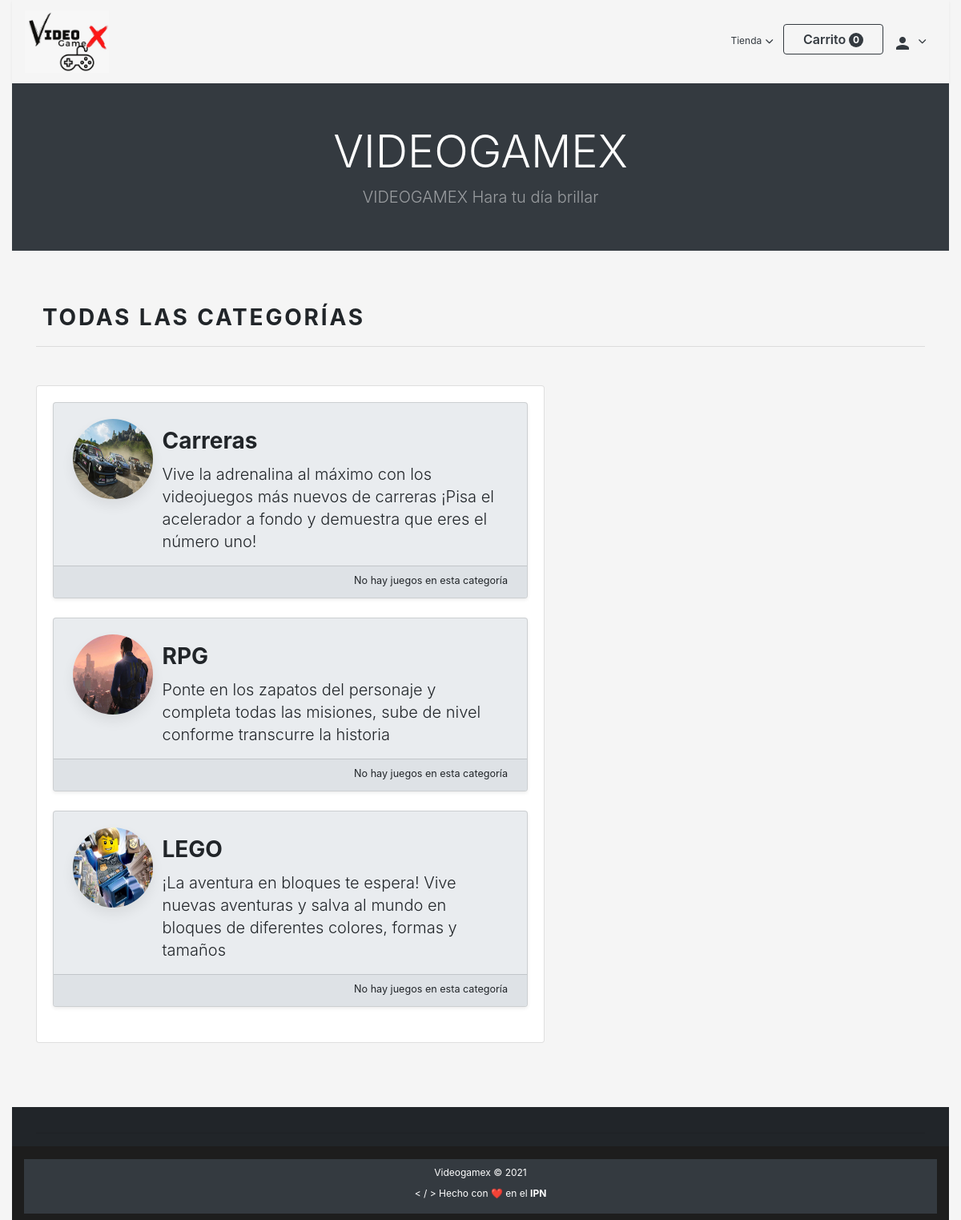
Screenshot of /categorias with the database file from the repository.
### vgmxApp/models.py (models this page shows, shortened)
class Category(m.Model):
    name = m.CharField(max_length=100)
    description = m.CharField(max_length=300)
    slug = m.SlugField(unique=True)
    image = m.ImageField(upload_to='categories/', default='categories/no-category.png')
    def __str__(self):
        return self.name

### vgmxApp/views.py (the view)
# urls.py: path('categorias', views.categorias, name='categorias'),
def categorias(request):
    template = os.path.join(TFP_SITE, 'categorias.html')
    todas_las_categorias = Category.objects.all()
    diccionario = {}
    for categoria in todas_las_categorias:
        cuantas = Game.objects.filter(category=categoria, status=1).count()
        diccionario[categoria] = cuantas
    context = { 'categories': diccionario }
    return render (request, template, context)

### vgmxApp/templates/vgmxApp/site/categorias.html (shortened to what this page needs)
{% extends 'vgmxApp/site/base.html' %}
{% load static %}
{% load i18n %}
{% block categorias %}
<div class="container mt-5 py-3">
    <h3 class="text-center text-lg-left font-weight-bold text-uppercase ml-0 ml-lg-2">Todas las categorías</h3>
    <hr class="my-3 py-2">
    <div class="row mt-2 mb-5 py-3">
        <div class="col-12 col-lg-7">
            <div class="card text-align-center ">
                <div class="card-body d-inline-block ">
                    {% for category, games_number in categories.items %}
                    <div class="card border-1 categories-item shadow-sm border-secondary-light bg-gray-200 mb-4">
                        <div class="card-body py-2">
                            <div class="row text-center text-lg-left mt-1 px-1">
                                <div class="col-lg-2 py-1 text-center" >
                                    <div class="row text-center">
                                        <div class="col py-1">
                                            <img class="rounded-circle shadow" src="{{ category.image.url }}" alt="vgmx - {{ category }}" width="100" height="100">
                                        </div>
                                    </div>
                                </div>
                                <div class="col-lg-10 mt-xs-1 mt-sm-1 mt-md-2 mt-lg-3">
                                    <div class="ml-0 ml-lg-3">
                                        <h3 class="h3 font-weight-bold"> <a href="{% url 'categorias_detalle' category.slug %}" class="stretched-link reset-anchor-inherit"> {{ category }} </a></h3>
                                        <h6 class="h6 lead mt-1 mb-2"> {{ category.description }} </h6>
                                    </div>
                                </div>
                            </div>
                        </div>
                        <div class="card-footer py-1 bg-gray-300">
                            <div class="row d-flex justify-content-center justify-content-sm-center justify-content-md-end justify-content-lg-end mx-1">
                                <h6 class="small" style="padding-top: 5px;">
                                    {% if games_number == 0 %} No hay juegos en esta categoría
                                    {% else %} juegos en esta categoría: <b> {{games_number}} </b>
                                    {% endif %}
                                </h6>
                            </div>
                        </div>
                    </div>
                    {% endfor %}
                </div>
            </div>
        </div>
    </div>
</div>
{% endblock %}

### vgmxApp/templates/vgmxApp/site/base.html (shortened to what this page needs)
{% load static %}
<!doctype html>
<head>
  <link rel="stylesheet" href="https://stackpath.bootstrapcdn.com/bootstrap/4.5.0/css/bootstrap.min.css">
  <link rel="stylesheet" href="{% static 'css/styles.css' %}">
  <link rel="stylesheet" href="{% static 'css/bootstrap-select.css' %}">
</head>
<body class="container-fluid">
  <header>
    <nav class="navbar navbar-expand-lg navbar-dark">
        <a href="{% url 'index' %}" class="navbar-brand d-flex d-inline">
            <img src="{% static 'img/videogamex_logo.jpeg' %}" alt="videogamex logo" width="105" class="d-inline-block align-middle">
        </a>
        <div class="collapse navbar-collapse text-center" id="navbar">
            <ul class="navbar-nav ml-auto topnav">
                <li class="nav-item dropdown my-1 px-5 px-lg-1 pt-1">
                    <a class="nav-link dropdown-toggle text-dark" id="userDropdown" href="#" role="button" data-toggle="dropdown" aria-haspopup="true" aria-expanded="false">Tienda</a>
                </li>
                <li class="nav-item py-1 py-lg-1">
                    <form class="">
                        <button class="btn btn-outline-dark" type="submit">
                            Carrito
                            <span class="badge bg-dark text-white ms-1 rounded-pill">0</span>
                        </button>
                    </form>
                </li>
                <li class="nav-item dropdown my-1 px-0 px-lg-1 pt-1">
                    <a class="nav-link dropdown-toggle text-dark" id="userDropdown" href="#" role="button" data-toggle="dropdown" aria-haspopup="true" aria-expanded="false">
                        <i class="material-icons align-top">person</i>
                    </a>
                </li>
            </ul>
        </div>
    </nav>
    <div class="bg-dark py-1">
        <div class="container px-4 px-lg-5 my-5">
            <div class="text-center text-white">
                <h1 class="display-4 fw-bolder">VIDEOGAMEX</h1>
                <p class="lead fw-normal text-white-50 mb-0">VIDEOGAMEX Hara tu día brillar</p>
            </div>
        </div>
    </div>
  </header>
  {% block categorias %}
  {% endblock %}
</body>
<footer class="pt-3 bg-gray-900">
  <div class="container">
    <hr class="mb-lg-3 mb-md-3 mb-sm-4">
  </div>
  <div class="col-12 bg-gray-1000 footer-copyright text-center text-white-secondary pt-3 pb-2">
    <div class="bg-dark py-2">
        <footer class="py-none bg-dark">
            <div class="container px-4 px-lg-5">
                <p class="m-0 text-center text-white">Videogamex &copy; {% now 'Y' %}</p>
                <div class="my-2 text-white"> &#60 / &#62 Hecho con ❤️ en el <b>IPN</b></div>
            </div>
        </footer>
    </div>
</div>
</footer>
</html>

### vgmxApp/static/css/styles.css (style rules this page uses)
.dropdown-toggle::after { border: none; content: '\f078'; font-family: 'Font Awesome\ 5 Free'; font-weight: 900; font-size: 0.65rem; vertical-align: middle; padding-left: 0.1rem; }
.navbar { z-index: 999; box-shadow: 0 2px 4px rgba(0, 0, 0, 0.05); }
.categories-item { position: relative; transition: all 0.2s; }
.categories-item::before { content: ''; position: absolute; top: 0; left: 0; bottom: 0; right: 0; display: block; background: linear-gradient(45deg, #647C7D, #BEBEBE); transition: all 0.3s; border-radius: 0.25rem; opacity: 0; z-index: 1; }
.categories-item .card-body { z-index: 2; }
.text-uppercase { text-transform: uppercase; letter-spacing: 0.1em; letter-spacing: .1em; }
.bg-gray-200 { background: #e9ecef !important; }
.bg-gray-300 { background: #dee2e6 !important; }
.bg-gray-900 { background: #212529 !important; }
.bg-gray-1000 { background: #1D1D1D !important; }
.reset-anchor-inherit { color: inherit; }
.navbar { padding: 0.5rem 1rem; }
.navbar-brand { display: inline-block; padding-top: 0.3125rem; padding-bottom: 0.3125rem; margin-right: 1rem; font-size: 1.25rem; color: #1B1B1B; }
.navbar-dark .navbar-brand { color: #fff; transition: all 0.3s; }
.navbar-dark .navbar-nav .nav-link { color: rgba(255, 255, 255, 0.5); }
.btn { font-weight: 600; border: 1px solid transparent; padding: 0.375rem 1.5rem; font-size: 1rem; line-height: 1.5; border-radius: 0.25rem; transition: color 0.15s ease-in-out, background-color 0.15s ease-in-out, border-color 0.15s ease-in-out, box-shadow 0.15s ease-in-out; }
.btn-outline-dark { color: #343a40; background-color: transparent; background-image: none; border-color: #343a40; }
a { color: #009CEE; text-decoration: none; }
h1, h2, h3, h4, h5, h6, .h1, .h2, .h3, .h4, .h5, .h6 { margin-bottom: 0.5rem; font-family: inherit; font-weight: 400; line-height: 1.4; color: inherit; }
h1, .h1 { font-size: 2.5rem; }
h3, .h3 { font-size: 1.75rem; }
h6, .h6 { font-size: 1rem; }
.lead { font-size: 1.25rem; font-weight: 300; }
.display-4 { font-size: 3.5rem; font-weight: 300; line-height: 1.2; }
hr { border-top: 1px solid rgba(0, 0, 0, 0.1); }
small, .small { padding-top: 3px; font-size: 105%; font-weight: 400; }
.bg-dark { background-color: #343a40 !important; }
.text-white-secondary { color: #949494 !important; }
.text-dark { color: #343a40 !important; }
.shadow-sm { box-shadow: 0 0.125rem 0.25rem rgba(0, 0, 0, 0.075) !important; }
.shadow { box-shadow: 0 0.5rem 1rem rgba(0, 0, 0, 0.07) !important; }
.nav-link { padding: 0.5rem 1rem; }
.card { background-color: #fff; border: 1px solid rgba(0, 0, 0, 0.125); border-radius: 0.25rem; }
.card-body { padding: 1.25rem; }
.card-footer { padding: 0.75rem 1.25rem; background-color: #f8f9fa; border-top: 1px solid rgba(0, 0, 0, 0.125); }
.card-footer:last-child { border-radius: 0 0 calc(0.25rem - 1px) calc(0.25rem - 1px); }
body { font-size: 0.75rem; font-weight: 400; line-height: 1.5; color: #212529; background-color: whitesmoke; }
h1, h2, h3, h4 { font-weight: 500; }
.footer-copyright { color: #767676; }

### rows the page displays
Category: image (picture), name "Carreras", description "Vive la adrenalina al máximo con los videojuegos más nuevos de carreras ¡Pisa el acelerador a fondo y demuestra que eres el número uno!"
Category: image (picture), name "RPG", description "Ponte en los zapatos del personaje y completa todas las misiones, sube de nivel conforme transcurre la historia"
Category: image (picture), name "LEGO", description "¡La aventura en bloques te espera! Vive nuevas aventuras y salva al mundo en bloques de diferentes colores, formas y tamaños"
